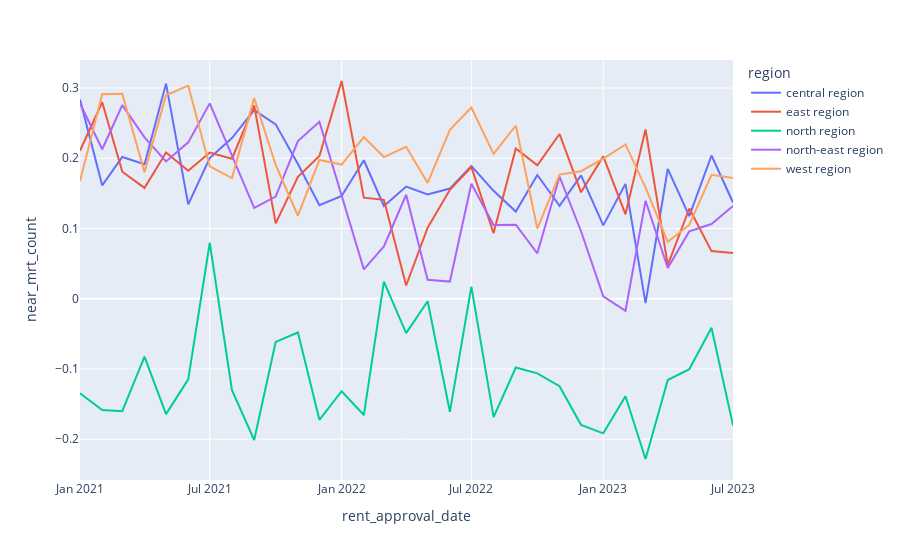

Notebook source saved alongside this figure:
### Markdown cell above
From the observation from the price trend, we formulate the hypothesis based on the correlation at "rent_approval_date" level, this is because with the increasing trend, pure scatter plot might not be easy to capture the relation ship between features and price. We might consider correlation with unit price (price per square meter)

All correlation should be analysed given a time period (group by rent_approval_date), to eliminate the trending effect. 

1. age is correlated with unit price
2. distance with mrt

### Code cell
train_df_cleaned_final.groupby(['rent_approval_date', 'region'])[['psqm', 'near_mrt_count']].corr().iloc[0::2,-1].reset_index().plot.line(x='rent_approval_date', y='near_mrt_count', color='region')

### Figure 1 — Plotly figure (JSON) as saved in the notebook; plotly's stock layout.template omitted (floating-point values rounded to 4 significant figures)
{"data": [{"hovertemplate": "region=central region<br>rent_approval_date=%{x}<br>near_mrt_count=%{y}<extra></extra>", "legendgroup": "central region", "line": {"color": "#636efa", "dash": "solid"}, "marker": {"symbol": "circle"}, "mode": "lines", "name": "central region", "orientation": "v", "showlegend": true, "type": "scatter", "x": ["2021-01", "2021-02", "2021-03", "2021-04", "2021-05", "2021-06", "2021-07", "2021-08", "2021-09", "2021-10", "2021-11", "2021-12", "2022-01", "2022-02", "2022-03", "2022-04", "2022-05", "2022-06", "2022-07", "2022-08", "2022-09", "2022-10", "2022-11", "2022-12", "2023-01", "2023-02", "2023-03", "2023-04", "2023-05", "2023-06", "2023-07"], "xaxis": "x", "y": [0.2837, 0.1613, 0.2018, 0.1914, 0.3062, 0.1343, 0.2004, 0.2288, 0.2686, 0.2483, 0.1919, 0.1331, 0.1464, 0.1972, 0.1321, 0.1598, 0.1486, 0.1569, 0.1889, 0.1536, 0.1242, 0.1762, 0.1323, 0.1756, 0.1045, 0.1636, -0.006291, 0.1849, 0.1177, 0.204, 0.137], "yaxis": "y"}, {"hovertemplate": "region=east region<br>rent_approval_date=%{x}<br>near_mrt_count=%{y}<extra></extra>", "legendgroup": "east region", "line": {"color": "#EF553B", "dash": "solid"}, "marker": {"symbol": "circle"}, "mode": "lines", "name": "east region", "orientation": "v", "showlegend": true, "type": "scatter", "x": ["2021-01", "2021-02", "2021-03", "2021-04", "2021-05", "2021-06", "2021-07", "2021-08", "2021-09", "2021-10", "2021-11", "2021-12", "2022-01", "2022-02", "2022-03", "2022-04", "2022-05", "2022-06", "2022-07", "2022-08", "2022-09", "2022-10", "2022-11", "2022-12", "2023-01", "2023-02", "2023-03", "2023-04", "2023-05", "2023-06", "2023-07"], "xaxis": "x", "y": [0.2107, 0.2798, 0.1808, 0.1578, 0.2081, 0.1822, 0.2081, 0.1993, 0.2754, 0.1073, 0.1737, 0.2034, 0.31, 0.1439, 0.1409, 0.01886, 0.1012, 0.1551, 0.1874, 0.09347, 0.214, 0.1898, 0.2346, 0.1515, 0.2027, 0.1202, 0.2412, 0.04798, 0.1285, 0.06782, 0.06505], "yaxis": "y"}, {"hovertemplate": "region=north region<br>rent_approval_date=%{x}<br>near_mrt_count=%{y}<extra></extra>", "legendgroup": "north region", "line": {"color": "#00cc96", "dash": "solid"}, "marker": {"symbol": "circle"}, "mode": "lines", "name": "north region", "orientation": "v", "showlegend": true, "type": "scatter", "x": ["2021-01", "2021-02", "2021-03", "2021-04", "2021-05", "2021-06", "2021-07", "2021-08", "2021-09", "2021-10", "2021-11", "2021-12", "2022-01", "2022-02", "2022-03", "2022-04", "2022-05", "2022-06", "2022-07", "2022-08", "2022-09", "2022-10", "2022-11", "2022-12", "2023-01", "2023-02", "2023-03", "2023-04", "2023-05", "2023-06", "2023-07"], "xaxis": "x", "y": [-0.1346, -0.1584, -0.16, -0.08245, -0.1642, -0.1148, 0.07975, -0.1302, -0.2011, -0.06146, -0.04801, -0.1723, -0.1317, -0.1656, 0.02429, -0.04885, -0.003469, -0.161, 0.01738, -0.1686, -0.09793, -0.1063, -0.1245, -0.1795, -0.1916, -0.1388, -0.2281, -0.1157, -0.1003, -0.04121, -0.1803], "yaxis": "y"}, {"hovertemplate": "region=north-east region<br>rent_approval_date=%{x}<br>near_mrt_count=%{y}<extra></extra>", "legendgroup": "north-east region", "line": {"color": "#ab63fa", "dash": "solid"}, "marker": {"symbol": "circle"}, "mode": "lines", "name": "north-east region", "orientation": "v", "showlegend": true, "type": "scatter", "x": ["2021-01", "2021-02", "2021-03", "2021-04", "2021-05", "2021-06", "2021-07", "2021-08", "2021-09", "2021-10", "2021-11", "2021-12", "2022-01", "2022-02", "2022-03", "2022-04", "2022-05", "2022-06", "2022-07", "2022-08", "2022-09", "2022-10", "2022-11", "2022-12", "2023-01", "2023-02", "2023-03", "2023-04", "2023-05", "2023-06", "2023-07"], "xaxis": "x", "y": [0.2781, 0.2129, 0.2756, 0.2297, 0.1955, 0.2226, 0.2782, 0.2033, 0.1293, 0.1455, 0.2245, 0.252, 0.1456, 0.0418, 0.07438, 0.1481, 0.02714, 0.02445, 0.1637, 0.1051, 0.1054, 0.06473, 0.1738, 0.09614, 0.003532, -0.01717, 0.1395, 0.04383, 0.09586, 0.1064, 0.132], "yaxis": "y"}, {"hovertemplate": "region=west region<br>rent_approval_date=%{x}<br>near_mrt_count=%{y}<extra></extra>", "legendgroup": "west region", "line": {"color": "#FFA15A", "dash": "solid"}, "marker": {"symbol": "circle"}, "mode": "lines", "name": "west region", "orientation": "v", "showlegend": true, "type": "scatter", "x": ["2021-01", "2021-02", "2021-03", "2021-04", "2021-05", "2021-06", "2021-07", "2021-08", "2021-09", "2021-10", "2021-11", "2021-12", "2022-01", "2022-02", "2022-03", "2022-04", "2022-05", "2022-06", "2022-07", "2022-08", "2022-09", "2022-10", "2022-11", "2022-12", "2023-01", "2023-02", "2023-03", "2023-04", "2023-05", "2023-06", "2023-07"], "xaxis": "x", "y": [0.1677, 0.2912, 0.2919, 0.1803, 0.2897, 0.3034, 0.1884, 0.1718, 0.2856, 0.1904, 0.1182, 0.1975, 0.191, 0.2303, 0.2017, 0.2164, 0.1648, 0.2405, 0.2723, 0.2061, 0.2467, 0.1, 0.1767, 0.1815, 0.1996, 0.2198, 0.1581, 0.0811, 0.1051, 0.1765, 0.172], "yaxis": "y"}], "layout": {"legend": {"title": {"text": "region"}, "tracegroupgap": 0}, "margin": {"t": 60}, "xaxis": {"anchor": "y", "domain": [0, 1], "title": {"text": "rent_approval_date"}}, "yaxis": {"anchor": "x", "domain": [0, 1], "title": {"text": "near_mrt_count"}}}}
